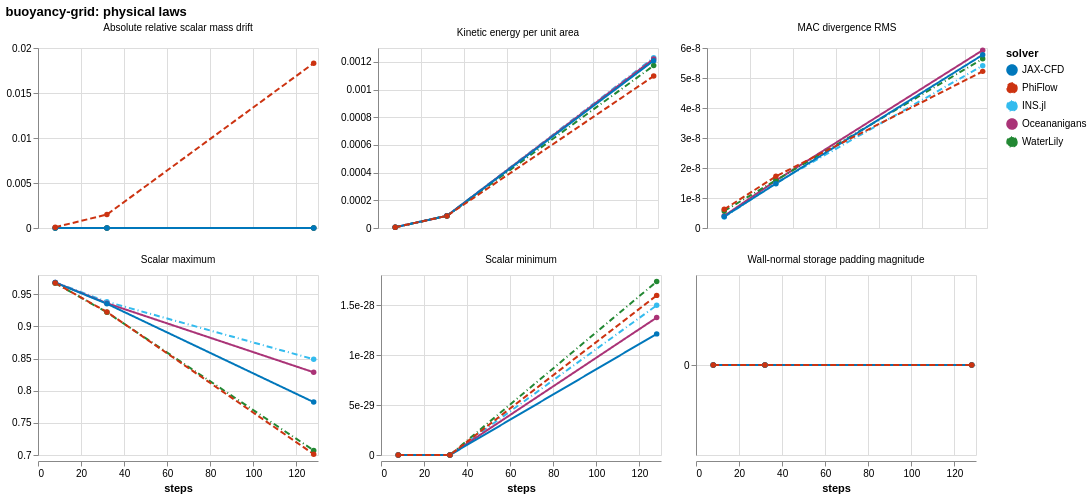

Express this chart as Vega-Lite.
### Vega-Lite specification from a JSON file in a GitHub repository (floating-point values rounded to 4 significant figures)
{"config": {"view": {"continuousWidth": 300, "continuousHeight": 300}}, "data": {"name": "data-22c5f311377d3702bb7493e1cf8fa8a9"}, "facet": {"field": "diagnostic", "title": null, "type": "nominal"}, "spec": {"mark": {"type": "line", "point": true}, "encoding": {"color": {"field": "solver", "scale": {"domain": ["JAX-CFD", "PhiFlow", "INS.jl", "Oceananigans", "WaterLily"], "range": ["#0077BB", "#CC3311", "#33BBEE", "#AA3377", "#228833"]}, "type": "nominal"}, "strokeDash": {"field": "solver", "scale": {"domain": ["JAX-CFD", "PhiFlow", "INS.jl", "Oceananigans", "WaterLily"], "range": [[1, 0], [6, 3], [6, 3, 1, 3], [1, 0], [6, 3, 1, 3]]}, "type": "nominal"}, "tooltip": [{"field": "solver", "type": "nominal"}, {"field": "diagnostic", "type": "nominal"}, {"field": "sweep", "type": "quantitative"}, {"field": "value", "format": ".5g", "type": "quantitative"}], "x": {"field": "sweep", "title": "steps", "type": "quantitative"}, "y": {"axis": {"format": ".3~g"}, "field": "value", "scale": {"zero": false}, "title": null, "type": "quantitative"}}, "height": 180, "width": 280}, "columns": 3, "resolve": {"scale": {"y": "independent"}}, "title": "buoyancy-grid: physical laws", "$schema": "https://vega.github.io/schema/vega-lite/v6.4.1.json", "datasets": {"data-22c5f311377d3702bb7493e1cf8fa8a9": [{"solver": "INS.jl", "sweep": 8.0, "diagnostic": "MAC divergence RMS", "value": 3.658e-09}, {"solver": "INS.jl", "sweep": 8.0, "diagnostic": "Absolute relative scalar mass drift", "value": 2.167e-09}, {"solver": "INS.jl", "sweep": 8.0, "diagnostic": "Scalar minimum", "value": 1.005e-34}, {"solver": "INS.jl", "sweep": 8.0, "diagnostic": "Scalar maximum", "value": 0.9685}, {"solver": "INS.jl", "sweep": 8.0, "diagnostic": "Kinetic energy per unit area", "value": 5.7e-06}, {"solver": "INS.jl", "sweep": 8.0, "diagnostic": "Wall-normal storage padding magnitude", "value": 0.0}, {"solver": "INS.jl", "sweep": 32.0, "diagnostic": "MAC divergence RMS", "value": 1.505e-08}, {"solver": "INS.jl", "sweep": 32.0, "diagnostic": "Absolute relative scalar mass drift", "value": 3.263e-09}, {"solver": "INS.jl", "sweep": 32.0, "diagnostic": "Scalar minimum", "value": 2.526e-32}, {"solver": "INS.jl", "sweep": 32.0, "diagnostic": "Scalar maximum", "value": 0.9384}, {"solver": "INS.jl", "sweep": 32.0, "diagnostic": "Kinetic energy per unit area", "value": 8.777e-05}, {"solver": "INS.jl", "sweep": 32.0, "diagnostic": "Wall-normal storage padding magnitude", "value": 0.0}, {"solver": "INS.jl", "sweep": 128.0, "diagnostic": "MAC divergence RMS", "value": 5.412e-08}, {"solver": "INS.jl", "sweep": 128.0, "diagnostic": "Absolute relative scalar mass drift", "value": 6.388e-10}, {"solver": "INS.jl", "sweep": 128.0, "diagnostic": "Scalar minimum", "value": 1.497e-28}, {"solver": "INS.jl", "sweep": 128.0, "diagnostic": "Scalar maximum", "value": 0.8489}, {"solver": "INS.jl", "sweep": 128.0, "diagnostic": "Kinetic energy per unit area", "value": 0.00123}, {"solver": "INS.jl", "sweep": 128.0, "diagnostic": "Wall-normal storage padding magnitude", "value": 0.0}, {"solver": "Oceananigans", "sweep": 8.0, "diagnostic": "MAC divergence RMS", "value": 4.049e-09}, {"solver": "Oceananigans", "sweep": 8.0, "diagnostic": "Absolute relative scalar mass drift", "value": 2.859e-09}, {"solver": "Oceananigans", "sweep": 8.0, "diagnostic": "Scalar minimum", "value": 1.005e-34}, {"solver": "Oceananigans", "sweep": 8.0, "diagnostic": "Scalar maximum", "value": 0.9684}, {"solver": "Oceananigans", "sweep": 8.0, "diagnostic": "Kinetic energy per unit area", "value": 5.699e-06}, {"solver": "Oceananigans", "sweep": 8.0, "diagnostic": "Wall-normal storage padding magnitude", "value": 0.0}, {"solver": "Oceananigans", "sweep": 32.0, "diagnostic": "MAC divergence RMS", "value": 1.581e-08}, {"solver": "Oceananigans", "sweep": 32.0, "diagnostic": "Absolute relative scalar mass drift", "value": 9.836e-10}, {"solver": "Oceananigans", "sweep": 32.0, "diagnostic": "Scalar minimum", "value": 2.526e-32}, {"solver": "Oceananigans", "sweep": 32.0, "diagnostic": "Scalar maximum", "value": 0.936}, {"solver": "Oceananigans", "sweep": 32.0, "diagnostic": "Kinetic energy per unit area", "value": 8.772e-05}, {"solver": "Oceananigans", "sweep": 32.0, "diagnostic": "Wall-normal storage padding magnitude", "value": 0.0}, {"solver": "Oceananigans", "sweep": 128.0, "diagnostic": "MAC divergence RMS", "value": 5.927e-08}, {"solver": "Oceananigans", "sweep": 128.0, "diagnostic": "Absolute relative scalar mass drift", "value": 2.037e-09}, {"solver": "Oceananigans", "sweep": 128.0, "diagnostic": "Scalar minimum", "value": 1.374e-28}, {"solver": "Oceananigans", "sweep": 128.0, "diagnostic": "Scalar maximum", "value": 0.8287}, {"solver": "Oceananigans", "sweep": 128.0, "diagnostic": "Kinetic energy per unit area", "value": 0.001221}, {"solver": "Oceananigans", "sweep": 128.0, "diagnostic": "Wall-normal storage padding magnitude", "value": 0.0}, {"solver": "WaterLily", "sweep": 8.0, "diagnostic": "MAC divergence RMS", "value": 5.689e-09}, {"solver": "WaterLily", "sweep": 8.0, "diagnostic": "Absolute relative scalar mass drift", "value": 2.595e-09}, {"solver": "WaterLily", "sweep": 8.0, "diagnostic": "Scalar minimum", "value": 9.69e-35}, {"solver": "WaterLily", "sweep": 8.0, "diagnostic": "Scalar maximum", "value": 0.9674}, {"solver": "WaterLily", "sweep": 8.0, "diagnostic": "Kinetic energy per unit area", "value": 5.698e-06}, {"solver": "WaterLily", "sweep": 8.0, "diagnostic": "Wall-normal storage padding magnitude", "value": 0.0}, {"solver": "WaterLily", "sweep": 32.0, "diagnostic": "MAC divergence RMS", "value": 1.591e-08}, {"solver": "WaterLily", "sweep": 32.0, "diagnostic": "Absolute relative scalar mass drift", "value": 8.014e-10}, {"solver": "WaterLily", "sweep": 32.0, "diagnostic": "Scalar minimum", "value": 2.539e-32}, {"solver": "WaterLily", "sweep": 32.0, "diagnostic": "Scalar maximum", "value": 0.9219}, {"solver": "WaterLily", "sweep": 32.0, "diagnostic": "Kinetic energy per unit area", "value": 8.743e-05}, {"solver": "WaterLily", "sweep": 32.0, "diagnostic": "Wall-normal storage padding magnitude", "value": 0.0}, {"solver": "WaterLily", "sweep": 128.0, "diagnostic": "MAC divergence RMS", "value": 5.639e-08}, {"solver": "WaterLily", "sweep": 128.0, "diagnostic": "Absolute relative scalar mass drift", "value": 2.956e-09}, {"solver": "WaterLily", "sweep": 128.0, "diagnostic": "Scalar minimum", "value": 1.734e-28}, {"solver": "WaterLily", "sweep": 128.0, "diagnostic": "Scalar maximum", "value": 0.7071}, {"solver": "WaterLily", "sweep": 128.0, "diagnostic": "Kinetic energy per unit area", "value": 0.001173}, {"solver": "WaterLily", "sweep": 128.0, "diagnostic": "Wall-normal storage padding magnitude", "value": 0.0}, {"solver": "JAX-CFD", "sweep": 8.0, "diagnostic": "MAC divergence RMS", "value": 3.833e-09}, {"solver": "JAX-CFD", "sweep": 8.0, "diagnostic": "Absolute relative scalar mass drift", "value": 1.653e-09}, {"solver": "JAX-CFD", "sweep": 8.0, "diagnostic": "Scalar minimum", "value": 5.457e-35}, {"solver": "JAX-CFD", "sweep": 8.0, "diagnostic": "Scalar maximum", "value": 0.9683}, {"solver": "JAX-CFD", "sweep": 8.0, "diagnostic": "Kinetic energy per unit area", "value": 5.709e-06}, {"solver": "JAX-CFD", "sweep": 8.0, "diagnostic": "Wall-normal storage padding magnitude", "value": 0.0}, {"solver": "JAX-CFD", "sweep": 32.0, "diagnostic": "MAC divergence RMS", "value": 1.479e-08}, {"solver": "JAX-CFD", "sweep": 32.0, "diagnostic": "Absolute relative scalar mass drift", "value": 2.721e-09}, {"solver": "JAX-CFD", "sweep": 32.0, "diagnostic": "Scalar minimum", "value": 1.888e-32}, {"solver": "JAX-CFD", "sweep": 32.0, "diagnostic": "Scalar maximum", "value": 0.9352}, {"solver": "JAX-CFD", "sweep": 32.0, "diagnostic": "Kinetic energy per unit area", "value": 8.778e-05}, {"solver": "JAX-CFD", "sweep": 32.0, "diagnostic": "Wall-normal storage padding magnitude", "value": 0.0}, {"solver": "JAX-CFD", "sweep": 128.0, "diagnostic": "MAC divergence RMS", "value": 5.771e-08}, {"solver": "JAX-CFD", "sweep": 128.0, "diagnostic": "Absolute relative scalar mass drift", "value": 3.568e-09}, {"solver": "JAX-CFD", "sweep": 128.0, "diagnostic": "Scalar minimum", "value": 1.211e-28}, {"solver": "JAX-CFD", "sweep": 128.0, "diagnostic": "Scalar maximum", "value": 0.7823}, {"solver": "JAX-CFD", "sweep": 128.0, "diagnostic": "Kinetic energy per unit area", "value": 0.001209}, {"solver": "JAX-CFD", "sweep": 128.0, "diagnostic": "Wall-normal storage padding magnitude", "value": 0.0}, {"solver": "PhiFlow", "sweep": 8.0, "diagnostic": "MAC divergence RMS", "value": 6.217e-09}, {"solver": "PhiFlow", "sweep": 8.0, "diagnostic": "Absolute relative scalar mass drift", "value": 8.854e-05}, {"solver": "PhiFlow", "sweep": 8.0, "diagnostic": "Scalar minimum", "value": 8.719e-35}, {"solver": "PhiFlow", "sweep": 8.0, "diagnostic": "Scalar maximum", "value": 0.9675}, {"solver": "PhiFlow", "sweep": 8.0, "diagnostic": "Kinetic energy per unit area", "value": 5.704e-06}, {"solver": "PhiFlow", "sweep": 8.0, "diagnostic": "Wall-normal storage padding magnitude", "value": 0.0}, {"solver": "PhiFlow", "sweep": 32.0, "diagnostic": "MAC divergence RMS", "value": 1.722e-08}, {"solver": "PhiFlow", "sweep": 32.0, "diagnostic": "Absolute relative scalar mass drift", "value": 0.001495}, {"solver": "PhiFlow", "sweep": 32.0, "diagnostic": "Scalar minimum", "value": 2.374e-32}, {"solver": "PhiFlow", "sweep": 32.0, "diagnostic": "Scalar maximum", "value": 0.9225}, {"solver": "PhiFlow", "sweep": 32.0, "diagnostic": "Kinetic energy per unit area", "value": 8.726e-05}, {"solver": "PhiFlow", "sweep": 32.0, "diagnostic": "Wall-normal storage padding magnitude", "value": 0.0}, {"solver": "PhiFlow", "sweep": 128.0, "diagnostic": "MAC divergence RMS", "value": 5.221e-08}, {"solver": "PhiFlow", "sweep": 128.0, "diagnostic": "Absolute relative scalar mass drift", "value": 0.01831}, {"solver": "PhiFlow", "sweep": 128.0, "diagnostic": "Scalar minimum", "value": 1.596e-28}, {"solver": "PhiFlow", "sweep": 128.0, "diagnostic": "Scalar maximum", "value": 0.7013}, {"solver": "PhiFlow", "sweep": 128.0, "diagnostic": "Kinetic energy per unit area", "value": 0.001097}, {"solver": "PhiFlow", "sweep": 128.0, "diagnostic": "Wall-normal storage padding magnitude", "value": 0.0}]}, "usermeta": {"renderer": "svg"}}
